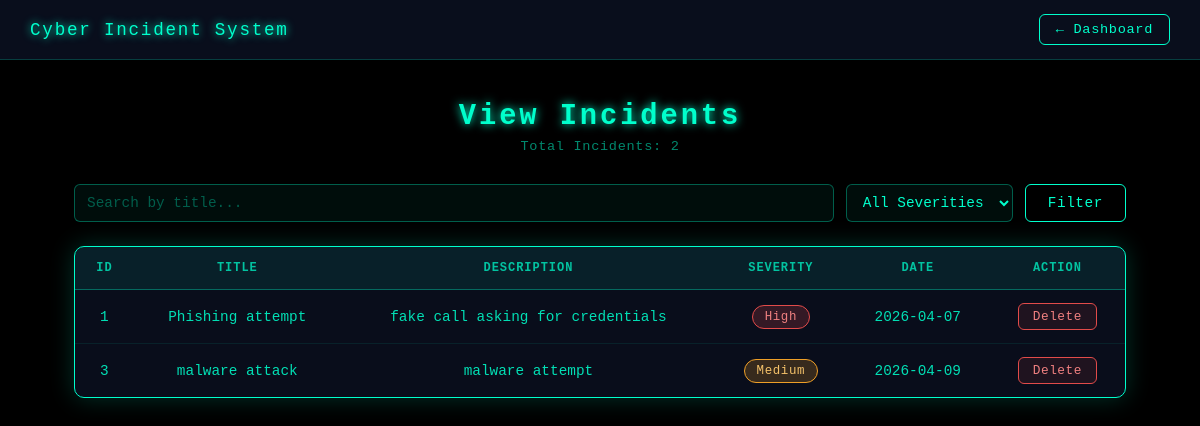
Page /view (signed in) on the committed database.
### tables this page shows
CREATE TABLE incidents (
        id INTEGER PRIMARY KEY AUTOINCREMENT,
        title TEXT,
        description TEXT,
        severity TEXT,
        date TEXT,
        user TEXT
    );

### app.py (the view)
@app.route('/view')
def view():
    if 'user' not in session:
        return redirect('/')
    user = session['user']
    search = request.args.get('search')
    severity = request.args.get('severity')
    conn = get_db()
    query = "SELECT * FROM incidents WHERE user = ?"
    params = [user]
    if search:
        query += " AND title LIKE ?"
        params.append(f"%{search}%")
    if severity:
        query += " AND severity = ?"
        params.append(severity)
    incidents = conn.execute(query, params).fetchall()
    conn.close()
    return render_template("view.html", incidents=incidents)

### app.py (called while the page is built)
def get_db():
    return sqlite3.connect("database.db")

### templates/view.html (shortened to what this page needs)
<!DOCTYPE html>
<html>
<head>
</head>
<body>
    <nav>
        <span class="brand">Cyber Incident System</span>
        <a href="/dashboard">← Dashboard</a>
    </nav>
    <div class="container">
        <h1>View Incidents</h1>
        <p class="total">Total Incidents: {{ incidents|length }}</p>
        <form method="GET" action="/view" class="filter-bar">
            <input type="text" name="search" placeholder="Search by title..." value="{{ request.args.get('search', '') }}">
            <select name="severity">
                <option value="">All Severities</option>
            </select>
            <button type="submit">Filter</button>
        </form>
        <div class="table-card">
            <table>
                <thead>
                    <tr>
                        <th>ID</th>
                        <th>Title</th>
                        <th>Description</th>
                        <th>Severity</th>
                        <th>Date</th>
                        <th>Action</th>
                    </tr>
                </thead>
                <tbody>
                {% for incident in incidents %}
                <tr>
                    <td>{{ incident[0] }}</td>
                    <td>{{ incident[1] }}</td>
                    <td>{{ incident[2] }}</td>
                    <td>
                        {% if incident[3] == 'Low' %}
                            <span class="badge badge-low">Low</span>
                        {% elif incident[3] == 'Medium' %}
                            <span class="badge badge-medium">Medium</span>
                        {% else %}
                            <span class="badge badge-high">High</span>
                        {% endif %}
                    </td>
                    <td>{{ incident[4] }}</td>
                    <td>
                        <a href="/delete/{{ incident[0] }}" class="btn-delete">Delete</a>
                    </td>
                </tr>
                {% endfor %}
                </tbody>
            </table>
        </div>
    </div>
</body>
</html>

### templates/view.html (style rules this page uses)
* { box-sizing: border-box; margin: 0; padding: 0; }
body { background: black; font-family: 'Courier New', monospace; color: #00ffcc; min-height: 100vh; }
nav { display: flex; justify-content: space-between; align-items: center; padding: 14px 30px; border-bottom: 1px solid #00ffcc33; background: rgba(10, 15, 30, 0.95); }
nav .brand { font-size: 1.1rem; letter-spacing: 0.1em; text-shadow: 0 0 8px #00ffcc; }
nav a { font-size: 0.85rem; color: #00ffcc; text-decoration: none; border: 1px solid #00ffcc; padding: 7px 16px; border-radius: 6px; letter-spacing: 0.05em; transition: background 0.2s, color 0.2s; }
.container { max-width: 1100px; margin: 40px auto; padding: 0 24px; }
h1 { text-align: center; font-size: 1.8rem; letter-spacing: 0.1em; text-shadow: 0 0 10px #00ffcc; margin-bottom: 6px; }
.total { text-align: center; font-size: 0.85rem; color: #00ffcc88; margin-bottom: 30px; letter-spacing: 0.05em; }
.filter-bar { display: flex; gap: 12px; margin-bottom: 24px; flex-wrap: wrap; }
.filter-bar input, .filter-bar select { background: rgba(0, 255, 204, 0.05); border: 1px solid #00ffcc55; border-radius: 6px; color: #00ffcc; font-family: 'Courier New', monospace; font-size: 0.9rem; padding: 9px 12px; outline: none; transition: border-color 0.2s; }
.filter-bar input { flex: 1; min-width: 180px; }
.filter-bar input::placeholder { color: #00ffcc55; }
.filter-bar select option { background: #0a0f1e; color: #00ffcc; }
.filter-bar button { padding: 9px 22px; background: transparent; border: 1px solid #00ffcc; color: #00ffcc; font-family: 'Courier New', monospace; font-size: 0.9rem; border-radius: 6px; cursor: pointer; letter-spacing: 0.04em; transition: background 0.2s, color 0.2s; }
.table-card { background: rgba(10, 15, 30, 0.9); border: 1px solid #00ffcc; box-shadow: 0 0 25px #00ffcc33; border-radius: 10px; overflow: hidden; }
table { width: 100%; border-collapse: collapse; font-size: 0.9rem; }
thead { background: rgba(0, 255, 204, 0.08); border-bottom: 1px solid #00ffcc55; }
thead th { padding: 14px 16px; text-align: center; letter-spacing: 0.08em; font-size: 0.75rem; color: #00ffccbb; text-transform: uppercase; }
tbody tr { border-bottom: 1px solid #00ffcc15; transition: background 0.15s; }
tbody tr:last-child { border-bottom: none; }
tbody td { padding: 13px 16px; text-align: center; color: #00ffccdd; }
.badge { display: inline-block; padding: 4px 12px; border-radius: 20px; font-size: 0.78rem; letter-spacing: 0.05em; font-weight: 500; }
.badge-medium { background: rgba(239, 159, 39, 0.2); border: 1px solid #ef9f27; color: #f5c26a; }
.badge-high { background: rgba(226, 75, 74, 0.2); border: 1px solid #e24b4a; color: #f08080; }
.btn-delete { display: inline-block; padding: 5px 14px; font-size: 0.8rem; font-family: 'Courier New', monospace; border: 1px solid #e24b4a; color: #f08080; border-radius: 6px; text-decoration: none; background: rgba(226, 75, 74, 0.1); transition: background 0.2s, color 0.2s; letter-spacing: 0.04em; }

### rows in the picture
incidents: id "1", title "Phishing attempt", description "fake call asking for credentials", severity "High", date "2026-04-07"
incidents: id "3", title "malware attack", description "malware attempt", severity "Medium", date "2026-04-09"

### other values in the picture
{{ incidents|length }} "2"
